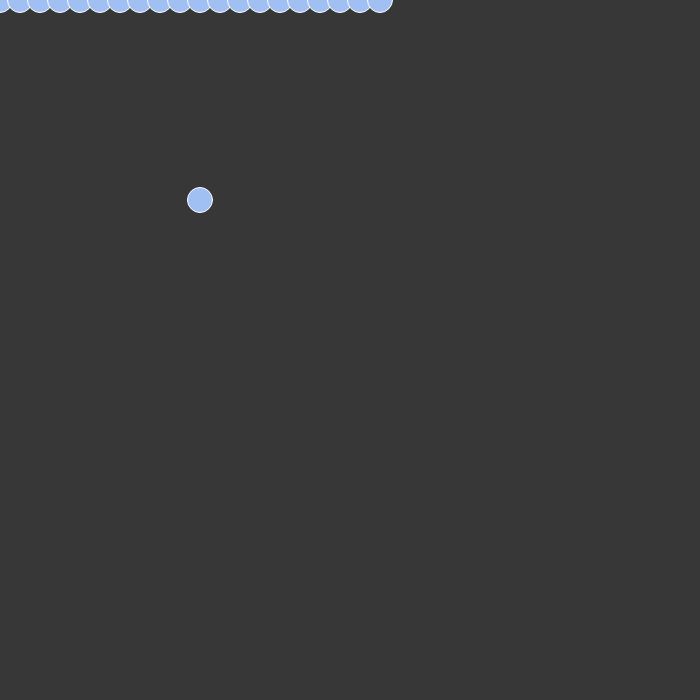
Frame 1 (no input)
Frame 60 (no input): identical to frame 1, image omitted
Frame 120 (the mouse pressed at the canvas centre since frame 60): identical to frame 1, image omitted

The p5.js sketch that drew this single still picture (run headless with seeded random() and noise() and a simulated clock; from frame 60 on, the mouse is pressed at the canvas centre):

// p5.js sketch
// ── sketch.js
let mover;
let enemies = [];

function setup() {
  createCanvas(700, 700);
  
  mover = new Mover(200, 200);
  for(let i = 0; i < 20; i++) {
    enemies.push(new Mover(20*i, 0));
  }
  
}

function draw() {
  background(55);
  
  mover.update();
  mover.show();
  
  enemies.forEach(enemy => {
    enemy.show();
    enemy.update();
  });
  
}
// ── mover.js
class Mover {
  constructor (x,y) {
    this.pos = createVector(x, y);
    
    // Instantiate vectors for early read-access.
    this.vel = createVector();
    this.acc = createVector();
    this.colour = color('#a0bff2');
  }
  
  update() {
    let movementVector = this.keyboardInput();
    this.acc.add(movementVector);
    this.acc.setMag(1);
    
    this.vel.add(this.acc);
    this.vel.limit(7);
    
    this.pos.add(this.vel);
  }
  
  keyboardInput() {
    // Add movement to overall vector
    // L:(-1, 0) R:(1, 0) U:(0, -1) D:(0, 1)
    let movementVector = createVector(0, 0);
    
    if(keyIsDown(LEFT_ARROW)) {
      movementVector.add(-1, 0);
    } if(keyIsDown(RIGHT_ARROW)) {
      movementVector.add(1, 0);
    } if(keyIsDown(UP_ARROW)) {
      movementVector.add(0, -1);
    } if(keyIsDown(DOWN_ARROW)) {
      movementVector.add(0, 1);
    }
    
    return movementVector;
  }
  
  show() {
    strokeWeight(1);
    stroke(255);
    fill(this.colour);
    ellipse(this.pos.x, this.pos.y, 25);
  }
}
